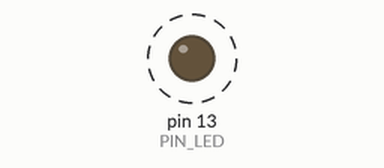
Recording of a sketch running on a simulated Arduino Uno, built with avr-gcc and run on an emulated ATmega328P. Parts: output pins drawn as LEDs (lit = HIGH). Dashed ring = blinking. No radio packets arrive unless stated; pins used as bus, display or sensor lines are not drawn; what the sketch prints to the serial monitor is not drawn.

Above: at 0.5 s.
Timing chart, 0 to 3.0 s (numbered marks = the images above):
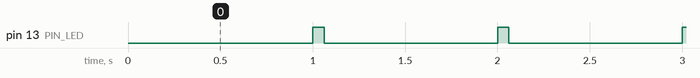

The sketch:

arduino_tx_test.ino
```cpp
// ============================================================
// MINIMAL TX TEST — flash to the GROUND RECEIVER Arduino
// Sends "TEST,<n>" over LoRa once per second. Nothing else.
// ============================================================
#include <SPI.h>
#include <RH_RF95.h>

// ---- Same pins as ground_receiver.ino ----
constexpr uint8_t PIN_CS_LORA  = 10;
constexpr uint8_t PIN_LORA_G0  = 2;
constexpr uint8_t PIN_LORA_RST = 9;
constexpr uint8_t PIN_LED      = 13;

RH_RF95 rf95(PIN_CS_LORA, PIN_LORA_G0);

void setup() {
  pinMode(PIN_LED, OUTPUT);
  Serial.begin(115200);
  while (!Serial && millis() < 3000) {}
  Serial.println("\n=== GROUND TX TEST ===");

  pinMode(PIN_LORA_RST, OUTPUT);
  digitalWrite(PIN_LORA_RST, LOW);  delay(10);
  digitalWrite(PIN_LORA_RST, HIGH); delay(10);

  if (!rf95.init()) {
    Serial.println("RFM95W init FAILED");
    while (1) { digitalWrite(PIN_LED, !digitalRead(PIN_LED)); delay(200); }
  }
  rf95.setFrequency(915.0);
  rf95.setTxPower(13, false);
  Serial.println("RFM95W OK — transmitting on 915 MHz");
}

void loop() {
  static uint32_t n = 0;
  static uint32_t last_tx = 0;
  uint32_t now = millis();

  if (now - last_tx >= 1000) {
    last_tx = now;
    char buf[24];
    int len = snprintf(buf, sizeof(buf), "TEST,%lu", n++);

    digitalWrite(PIN_LED, HIGH);
    rf95.send((uint8_t*)buf, len);
    rf95.waitPacketSent();
    digitalWrite(PIN_LED, LOW);

    Serial.print("TX: ");
    Serial.println(buf);
  }
}
```

Measured:
- by itself, pin 13 (PIN_LED): alternates HIGH for 0.06 s and LOW for 0.94 s
